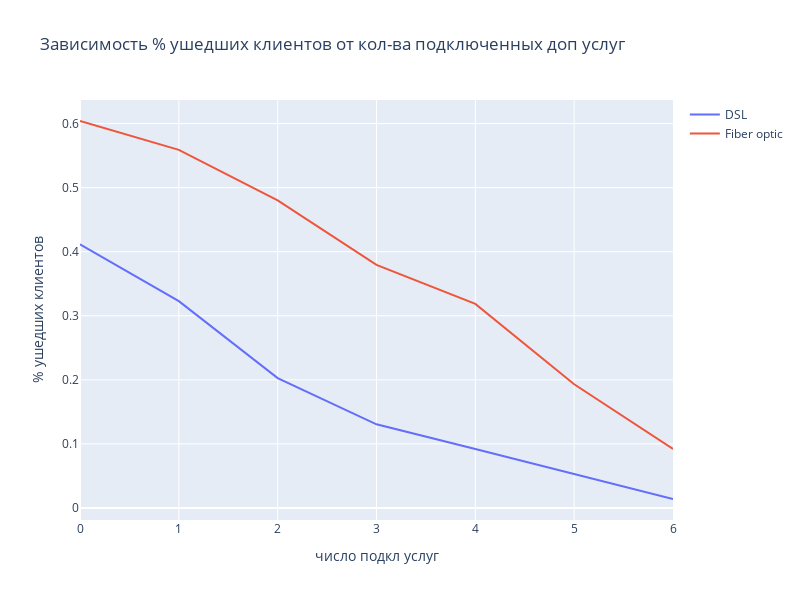

The code cell stored with this chart in its notebook:
### Code cell
fig = go.Figure()

#  каждую из линий добавляем отдельно на график
fig.add_trace(go.Scatter(x=table.query('InternetService=="DSL"')['Count_InternetService'],
                         y=table.query('InternetService=="DSL"')['Churn_flg'],
                    mode='lines',
                    name='DSL'))

fig.add_trace(go.Scatter(x=table.query('InternetService=="Fiber optic"')['Count_InternetService'], 
                         y=table.query('InternetService=="Fiber optic"')['Churn_flg'],
                    mode='lines',
                    name='Fiber optic'))
fig.update_layout(
    width=800, # задаем размер графика
    height=600,
    title='Зависимость % ушедших клиентов от кол-ва подключенных доп услуг',
    xaxis_title='число подкл услуг',
    yaxis_title='% ушедших клиентов'
)
fig.show()

### Figure 1 — Plotly figure (JSON) as saved in the notebook; plotly's stock layout.template omitted (floating-point values rounded to 4 significant figures)
{"data": [{"mode": "lines", "name": "DSL", "type": "scatter", "x": [0, 1, 2, 3, 4, 5, 6], "y": [0.4116, 0.3229, 0.2026, 0.1305, 0.09192, 0.05338, 0.01399]}, {"mode": "lines", "name": "Fiber optic", "type": "scatter", "x": [0, 1, 2, 3, 4, 5, 6], "y": [0.604, 0.559, 0.4801, 0.3795, 0.3185, 0.1931, 0.0922]}], "layout": {"height": 600, "title": {"text": "Зависимость % ушедших клиентов от кол-ва подключенных доп услуг"}, "width": 800, "xaxis": {"title": {"text": "число подкл услуг"}}, "yaxis": {"title": {"text": "% ушедших клиентов"}}}}
